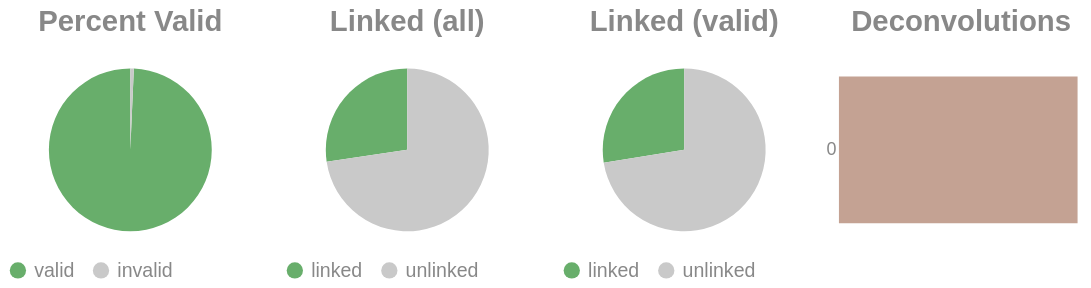

Notebook code cell kept with this figure:
### Code cell
if SKIPLR:
    pass
else:
    clash = Counter()
    for i in valids['molecule'].to_list():
        _mol = i.split("-")
        if len(_mol) == 1:
            clash.update('0')
        else:
            clash.update(_mol[-1])

    _d = {"deconvolutions": [], 'count': []}
    for k,v in clash.items():
        _d['deconvolutions'].append(k)
        _d['count'].append(v)

    tot_valid = valids['reads'].sum()
    mask = valids['reads'] >= 2
    n_linked_reads = valids.filter(mask)['reads'].sum()
    if n_linked_reads == 0:
        print_html("No linked molecules (>=2 reads) were detected; skipping linked-only distributions.")
        SKIPLR = True
    else:
        perc_valid = round(tot_valid / n_reads, 4)
        linked_perc_abs = round(n_linked_reads / n_reads, 4)
        linked_perc = round(n_linked_reads / tot_valid, 4)

    _valid = pl.DataFrame({"valids": ['valid', 'invalid'], "count": [tot_valid, n_reads - tot_valid]})
    _linked_abs = pl.DataFrame({"linked (absolute)": ['linked', 'unlinked'], "count": [n_linked_reads, n_reads - n_linked_reads]})
    _linked_rel = pl.DataFrame({"linked (valids)": ['linked', 'unlinked'], "count": [n_linked_reads, tot_valid - n_linked_reads]})

    (
        alt.hconcat(
            piechart(_valid, goodval = 'valid', title = "Percent Valid"),
            piechart(_linked_abs, goodval = "linked", title =  "Linked (all)"),
            piechart(_linked_rel, goodval = "linked", title =  "Linked (valid)"),
            convolutionbar(pl.DataFrame(_d), title = "Deconvolutions"),
            center = True,
            bounds = 'flush'
        )
        .resolve_scale(color='independent')
        .resolve_legend('independent')
        .properties(usermeta={'embedOptions': {"actions": False}})
    ).display()

### Figure 1 — Vega-Lite specification as saved in the notebook (floating-point values rounded to 4 significant figures)
{"width": "container", "height": 400, "config": {"title": {"anchor": "start", "dy": -15, "fontSize": 18, "color": "#888888", "subtitleColor": "#888888", "subtitleFontSize": 14}, "arc": {"fill": "#0072B2"}, "axis": {"domainColor": "#888888", "domainWidth": 0.5, "gridWidth": 0.2, "grid": false, "titleFontWeight": 400, "titleFontSize": 15, "labelFontSize": 11, "labelColor": "#888888", "tickColor": "#888888", "tickWidth": 0.2, "titleColor": "#888888"}, "axisBand": {"grid": false}, "axisX": {"grid": true, "tickSize": 10, "domainCap": "round"}, "axisY": {"domain": false, "grid": true, "tickSize": 0, "domainCap": "round"}, "background": "transparent", "header": {"labelFontSize": 15, "labelColor": "#888888", "titleFontSize": 15, "titleFontWeight": 600, "titleColor": "#888888"}, "legend": {"labelFont": "sans-serif", "labelFontSize": 12, "labelColor": "#888888", "symbolSize": 100, "symbolType": "circle", "titleFontSize": 12, "titlePadding": 10, "titleColor": "#888888", "title": null}, "range": {"category": ["#E69F00", "#56B4E9", "#009E73", "#F0E442", "#0072B2", "#D55E00", "#CC79A7", "#000000"], "diverging": ["#cfe8f3", "#a2d4ec", "#73bfe2", "#46abdb", "#1696d2", "#12719e"]}, "area": {"fill": "#0072B2", "fillOpacity": 0.7, "line": true, "strokeOpacity": 0.7}, "line": {"color": "#0072B2", "stroke": "#0072B2", "strokeWidth": 2}, "trail": {"color": "#0072B2", "stroke": "#0072B2", "strokeWidth": 0, "size": 1}, "point": {"filled": true, "fillOpacity": 1.0, "size": 95}, "text": {"color": "#888888", "fontSize": 11, "align": "right", "fontWeight": 400, "size": 11}, "bar": {"fill": "#0072B2", "stroke": null}, "view": {"stroke": null, "continuousWidth": 660, "continuousHeight": 400}}, "hconcat": [{"data": {"name": "data-6693d820b6337dbb276d8d244cc05843"}, "mark": {"type": "arc"}, "encoding": {"color": {"field": "valids", "legend": {"orient": "bottom", "title": null}, "scale": {"domain": ["valid", "invalid"], "range": ["#68ae6b", "#C9C9C9"]}, "title": "Valids", "type": "nominal"}, "theta": {"field": "count", "type": "quantitative"}, "tooltip": [{"field": "valids", "title": "Valids", "type": "ordinal"}, {"field": "percent", "format": ".2%", "title": "Percent", "type": "quantitative"}, {"field": "count", "title": "Count", "type": "quantitative"}]}, "height": 100, "title": {"text": "Percent Valid", "align": "center", "anchor": "middle"}, "transform": [{"calculate": "datum.count / 6415227", "as": "percent"}], "width": 150}, {"data": {"name": "data-1f3806178c0bda9b72dc7ff2379e43e3"}, "mark": {"type": "arc"}, "encoding": {"color": {"field": "linked (absolute)", "legend": {"orient": "bottom", "title": null}, "scale": {"domain": ["linked", "unlinked"], "range": ["#68ae6b", "#C9C9C9"]}, "title": "Linked (Absolute)", "type": "nominal"}, "theta": {"field": "count", "type": "quantitative"}, "tooltip": [{"field": "linked (absolute)", "title": "Linked (Absolute)", "type": "ordinal"}, {"field": "percent", "format": ".2%", "title": "Percent", "type": "quantitative"}, {"field": "count", "title": "Count", "type": "quantitative"}]}, "height": 100, "title": {"text": "Linked (all)", "align": "center", "anchor": "middle"}, "transform": [{"calculate": "datum.count / 6415227", "as": "percent"}], "width": 150}, {"data": {"name": "data-cff0fc92c7030761fdc9460ef7a515a9"}, "mark": {"type": "arc"}, "encoding": {"color": {"field": "linked (valids)", "legend": {"orient": "bottom", "title": null}, "scale": {"domain": ["linked", "unlinked"], "range": ["#68ae6b", "#C9C9C9"]}, "title": "Linked (Valids)", "type": "nominal"}, "theta": {"field": "count", "type": "quantitative"}, "tooltip": [{"field": "linked (valids)", "title": "Linked (Valids)", "type": "ordinal"}, {"field": "percent", "format": ".2%", "title": "Percent", "type": "quantitative"}, {"field": "count", "title": "Count", "type": "quantitative"}]}, "height": 100, "title": {"text": "Linked (valid)", "align": "center", "anchor": "middle"}, "transform": [{"calculate": "datum.count / 6370908", "as": "percent"}], "width": 150}, {"data": {"name": "data-85c94763dc0774cb8840bd3fc8823b6e"}, "mark": {"type": "bar"}, "encoding": {"color": {"field": "deconvolutions", "legend": null, "scale": {"scheme": "lightgreyred"}, "type": "nominal"}, "tooltip": [{"field": "deconvolutions", "title": "Deconvolutions", "type": "ordinal"}, {"field": "percent", "format": ".2%", "title": "Percent", "type": "quantitative"}, {"field": "count", "title": "Count", "type": "quantitative"}], "x": {"axis": null, "field": "count", "type": "quantitative"}, "y": {"field": "deconvolutions", "sort": "ascending", "title": null, "type": "nominal"}}, "height": 100, "title": {"text": "Deconvolutions", "align": "center", "anchor": "middle"}, "transform": [{"calculate": "datum.count / 5371539", "as": "percent"}], "width": 150}], "bounds": "flush", "center": true, "resolve": {"legend": {"angle": "independent"}, "scale": {"color": "independent"}}, "usermeta": {"embedOptions": {"actions": false}}, "$schema": "https://vega.github.io/schema/vega-lite/v6.1.0.json", "datasets": {"data-6693d820b6337dbb276d8d244cc05843": [{"valids": "valid", "count": 6370908}, {"valids": "invalid", "count": 44319}], "data-1f3806178c0bda9b72dc7ff2379e43e3": [{"linked (absolute)": "linked", "count": 1752571}, {"linked (absolute)": "unlinked", "count": 4662656}], "data-cff0fc92c7030761fdc9460ef7a515a9": [{"linked (valids)": "linked", "count": 1752571}, {"linked (valids)": "unlinked", "count": 4618337}], "data-85c94763dc0774cb8840bd3fc8823b6e": [{"deconvolutions": "0", "count": 5371539}]}}
